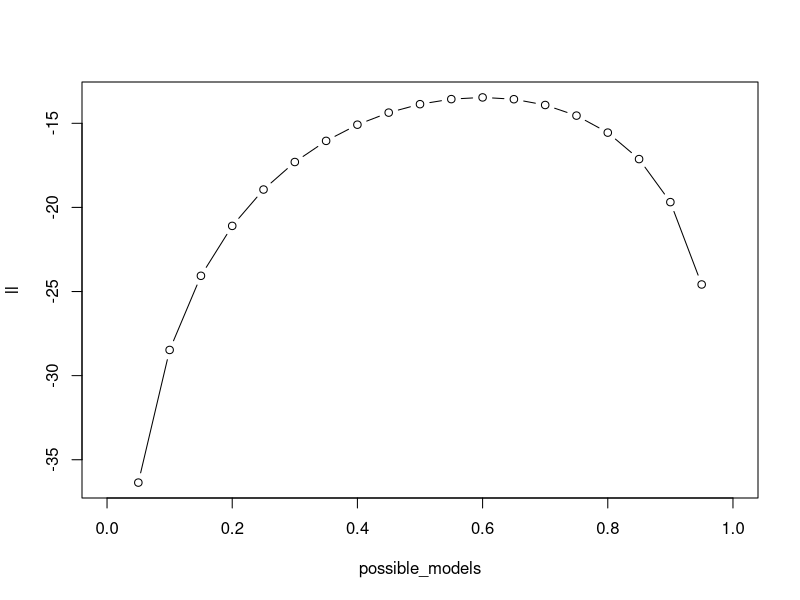
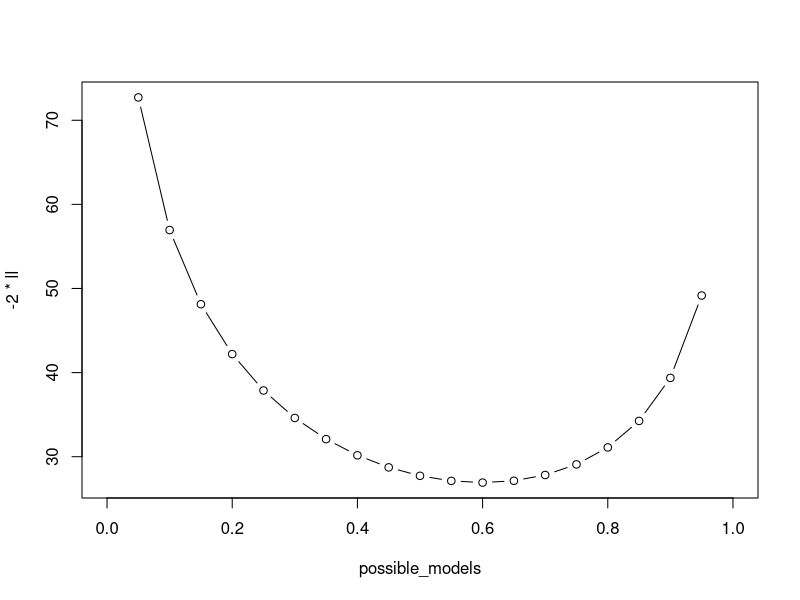

Write the R code that produced these figures, in order.
# A brief conceptual demonstration of maximum likelihood estimation. 
library(tidyverse)

splat <- c(0,0,1,0,1,1,1,0,1,0,1,1,1,0,0,0,1,1,1,1)

# what is the probability of being splatted? 

# let's just take a stab in the dark. prob of splatted is 0.4. 
# this is my "model"
mod_par <- 0.4

# prob of each observation, given n
ifelse(splat == 1, mod_par, 1-mod_par)

# the obs are independent, so we can multiply them to get P(all data | model)
# this is the likelihood! 
prod(ifelse(splat == 1, mod_par, 1-mod_par))

# it's a tiny number. and it's computationally difficult (lots of multiplication)
# instead of likelihood, take the log-likelihood
log(ifelse(splat == 1, mod_par, 1-mod_par))
# benefits = bigger range
# can use addition instead of multiplication. log(3) + log(4) = log(3*4) = log(12)
sum(log(ifelse(splat == 1, mod_par, 1-mod_par)))

# let's try a different model: 
mod_par <- 0.5
sum(log(ifelse(splat == 1, mod_par, 1-mod_par)))

mod_par <- 0.55
sum(log(ifelse(splat == 1, mod_par, 1-mod_par)))

mod_par <- 0.6
sum(log(ifelse(splat == 1, mod_par, 1-mod_par)))

mod_par <- 0.65
sum(log(ifelse(splat == 1, mod_par, 1-mod_par)))


# let's do it for various models
possible_models <- seq(0,1,.05)
# this is a for loop! 
# it "loops" over a set of things (in this case my "models")
# as it goes through the set, it calculates the log-likelihood of our splat data, given that model
# it will then add that to an object called ll, which i create in the environment first
ll <- c()
for(mod in possible_models){
  modll = sum(log(ifelse(splat == 1, mod, 1-mod)))
  ll <- c(ll, modll)
}

plot(x = possible_models, y = ll, type=c("both"))

# it looks like it peaks at the value of 0.6
mod_par <- 0.6
sum(log(ifelse(splat == 1, mod_par, 1-mod_par)))

logLik(glm(splat ~ 1, family = binomial))


# often we talk instead about -2*LL (and we sometimes call it deviance)
plot(x = possible_models, y = -2*ll, type=c("both"))

deviance(glm(splat ~ 1, family = binomial))
